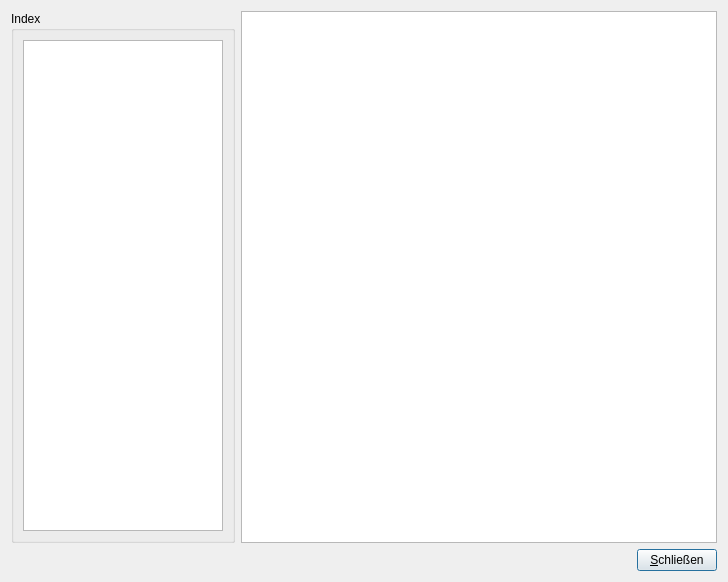
<?xml version="1.0" encoding="UTF-8"?>
<ui version="4.0">
 <class>Help_Browser</class>
 <widget class="QDialog" name="Help_Browser">
  <property name="geometry">
   <rect>
    <x>0</x>
    <y>0</y>
    <width>728</width>
    <height>582</height>
   </rect>
  </property>
  <property name="windowTitle">
   <string>Dialog</string>
  </property>
  <property name="windowIcon">
   <iconset resource="../simurun2.qrc">
    <normaloff>:/images/images/icons/help.png</normaloff>:/images/images/icons/help.png</iconset>
  </property>
  <property name="sizeGripEnabled">
   <bool>false</bool>
  </property>
  <property name="modal">
   <bool>false</bool>
  </property>
  <layout class="QFormLayout" name="formLayout">
   <property name="fieldGrowthPolicy">
    <enum>QFormLayout::ExpandingFieldsGrow</enum>
   </property>
   <item row="0" column="0">
    <widget class="QGroupBox" name="groupBox">
     <property name="sizePolicy">
      <sizepolicy hsizetype="Preferred" vsizetype="Preferred">
       <horstretch>0</horstretch>
       <verstretch>1</verstretch>
      </sizepolicy>
     </property>
     <property name="title">
      <string>Index</string>
     </property>
     <layout class="QVBoxLayout" name="verticalLayout">
      <item>
       <widget class="QTreeView" name="treeView">
        <property name="sizePolicy">
         <sizepolicy hsizetype="Expanding" vsizetype="Expanding">
          <horstretch>0</horstretch>
          <verstretch>0</verstretch>
         </sizepolicy>
        </property>
        <property name="maximumSize">
         <size>
          <width>200</width>
          <height>16777215</height>
         </size>
        </property>
        <property name="toolTip">
         <string>Inhaltsverzeichnis der Hilfe.</string>
        </property>
        <property name="editTriggers">
         <set>QAbstractItemView::NoEditTriggers</set>
        </property>
        <property name="showDropIndicator" stdset="0">
         <bool>false</bool>
        </property>
        <property name="alternatingRowColors">
         <bool>true</bool>
        </property>
        <property name="iconSize">
         <size>
          <width>16</width>
          <height>16</height>
         </size>
        </property>
       </widget>
      </item>
     </layout>
    </widget>
   </item>
   <item row="1" column="0" colspan="2">
    <layout class="QHBoxLayout" name="horizontalLayout">
     <item>
      <spacer name="horizontalSpacer">
       <property name="orientation">
        <enum>Qt::Horizontal</enum>
       </property>
       <property name="sizeHint" stdset="0">
        <size>
         <width>40</width>
         <height>20</height>
        </size>
       </property>
      </spacer>
     </item>
     <item>
      <widget class="QPushButton" name="pushButton_Close">
       <property name="text">
        <string>&amp;Schließen</string>
       </property>
       <property name="icon">
        <iconset resource="../simurun2.qrc">
         <normaloff>:/images/images/icons/dialog-close.png</normaloff>:/images/images/icons/dialog-close.png</iconset>
       </property>
      </widget>
     </item>
    </layout>
   </item>
   <item row="0" column="1">
    <widget class="QTextBrowser" name="textBrowser">
     <property name="sizePolicy">
      <sizepolicy hsizetype="MinimumExpanding" vsizetype="Expanding">
       <horstretch>0</horstretch>
       <verstretch>1</verstretch>
      </sizepolicy>
     </property>
     <property name="openExternalLinks">
      <bool>true</bool>
     </property>
    </widget>
   </item>
  </layout>
 </widget>
 <resources>
  <include location="../simurun2.qrc"/>
 </resources>
 <connections/>
</ui>
